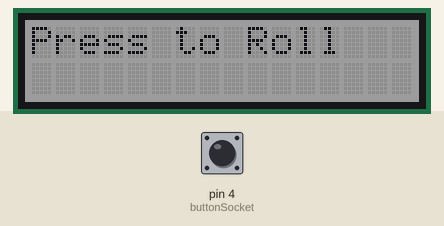
A sketch run on a simulated Arduino Uno, built with avr-gcc and run on an emulated ATmega328P. Parts: 16×2 character LCD. The test bench sets the inputs (shaded band); at power-on: pin 4 (buttonSocket) LOW. Random numbers use the default seed unless the sketch sets one.

Above: at 1.2 s.
1.3 s: pin 4 (buttonSocket) pulled HIGH for 0.15 s
At 2.3 s:
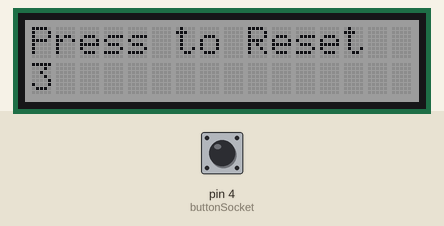
3.3 s: pin 4 (buttonSocket) pulled HIGH for 1 s
At 5.2 s:
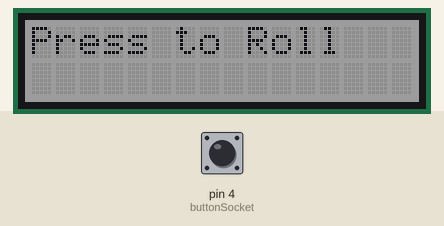
5.8 s: pin 4 (buttonSocket) pulled HIGH for 0.15 s
At 6.8 s:
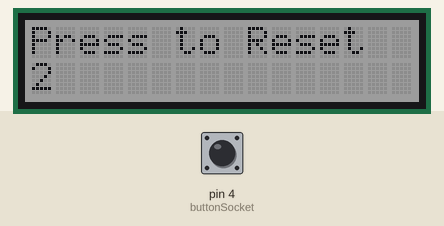
7.8 s: pin 4 (buttonSocket) pulled HIGH for 3.2 s
At 11.5 s:
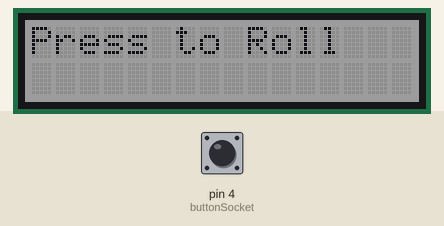
Timing chart, 0 to 13.0 s (numbered marks = the images above; inputs shaded):
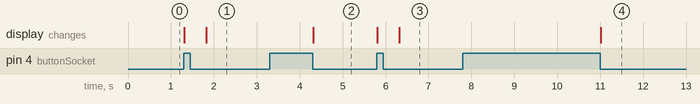

Measured:
- after the input at 1.3 s, the display: first changes at once (image 1 shows a later state)
- after the input at 3.3 s, the display: changes after 1.0 s (image 2)
- after the input at 5.8 s, the display: first changes at once (image 3 shows a later state)
- after the input at 7.8 s, the display: changes after 3.2 s (image 4)

The sketch:

L_06_C_03.ino
```cpp
#include <Wire.h>
#include "rgb_lcd.h"
int buttonSocket = 4;

rgb_lcd lcd;
const int colorR = 128;
const int colorG = 128;
const int colorB = 128;
int diceRoll;

void setup() {
  // put your setup code here, to run once:
  pinMode(buttonSocket, INPUT);
  lcd.begin(16, 2);
  lcd.setRGB(colorR, colorG, colorB);
  randomSeed(analogRead(3));
}

void loop() {
  // put your main code here, to run repeatedly:
  lcd.clear();
  lcd.setCursor(0,0);
  lcd.print("Press to Roll");
  while(not digitalRead(buttonSocket)){
    delay(15);
  }
  diceRoll = random(1, 7);
  lcd.setCursor(0, 1);
  lcd.print(diceRoll);
  delay(500);
  while(digitalRead(buttonSocket)){
    delay(15);
    }
  lcd.setCursor(0, 0);
  lcd.print("Press to Reset");
  while(not digitalRead(buttonSocket)){
    delay(15);
  }
  while(digitalRead(buttonSocket)){
    delay(15);
  }

}
```
